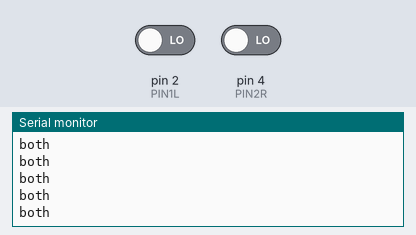
A sketch run on a simulated Arduino Uno, built with avr-gcc and run on an emulated ATmega328P. On the bench: the last lines printed to the serial monitor. The test bench sets the inputs (shaded band); at power-on: pin 2 (PIN1L) LOW, pin 4 (PIN2R) LOW.

Above: at 1.2 s.
1.3 s: pin 2 (PIN1L) driven HIGH
At 1.31 s:
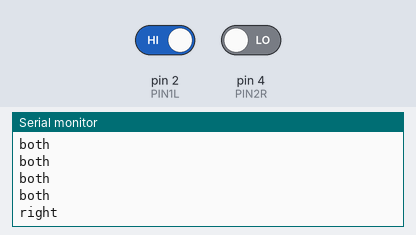
3.2 s: pin 4 (PIN2R) driven HIGH
At 3.21 s:
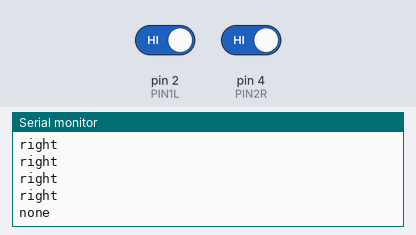
5.1 s: pin 2 (PIN1L) driven LOW
At 5.11 s:
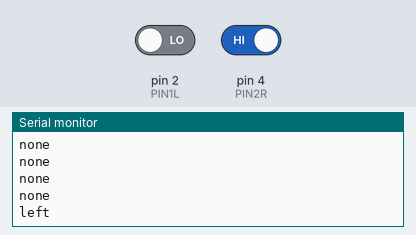

Measured:
- after the input at 1.3 s, the serial monitor: prints a new line at once (image 1)
- after the input at 3.2 s, the serial monitor: prints a new line at once (image 2)
- after the input at 5.1 s, the serial monitor: prints a new line at once (image 3)

The sketch:

antitest.ino
```cpp
const int PIN1L = 2;
const int PIN2R = 4;

void setup() {
  Serial.begin(9600);
  pinMode(PIN1L,INPUT);
  pinMode(PIN2R,INPUT);
}

void loop() {
  int l = digitalRead(PIN1L);
  int r = digitalRead(PIN2R);

  int all = l * 10 + r;
  // 0, 1, 10, 11
  if(all == 11){
    Serial.println("none");
  }
  else if(all == 10){
    Serial.println("right");
  }
  else if(all == 1){
    Serial.println("left");
  }
  else{
    Serial.println("both");
  }
  delay(100);
}
```
